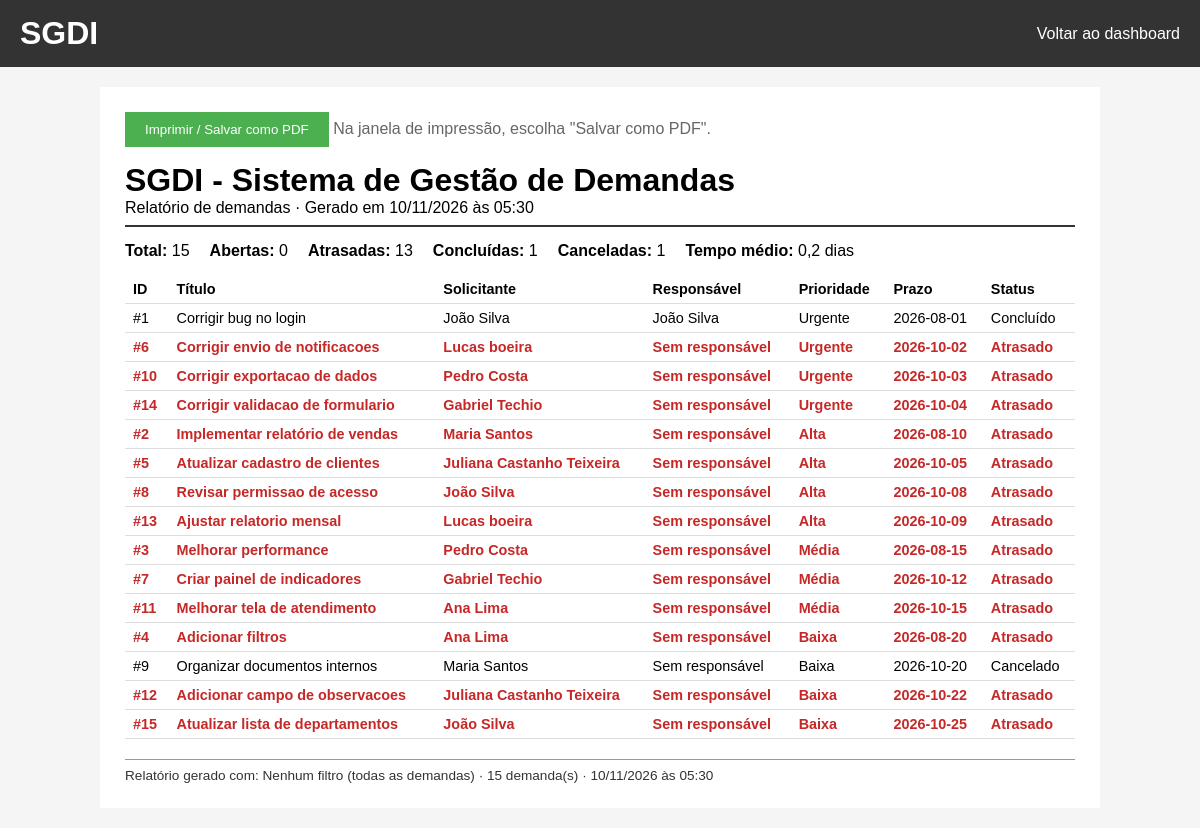
Page /dashboard/relatorio (signed in) on the committed database.
### tables this page shows
CREATE TABLE demandas (
    id INTEGER PRIMARY KEY AUTOINCREMENT,
    titulo TEXT NOT NULL,
    descricao TEXT,
    solicitante TEXT,
    solicitante_id INTEGER,
    data_criacao TEXT,
    prioridade TEXT,
    prazo TEXT,
    status TEXT NOT NULL DEFAULT 'Aberto',
    responsavel TEXT,
    responsavel_id INTEGER,
    data_conclusao TEXT,
    FOREIGN KEY (solicitante_id) REFERENCES solicitantes (id),
    FOREIGN KEY (responsavel_id) REFERENCES solicitantes (id)
);

### app.py (the view)
@app.route('/dashboard/relatorio')
@requer_permissao('ver_painel')
def dashboard_relatorio():
    filtros = ler_filtros_dashboard(request.args)
    conn = get_db()
    cursor = conn.cursor()
    dados = calcular_dashboard(conn, filtros)
    linhas = linhas_relatorio(conn, filtros)
    registrar_log(cursor, 'EXPORTAR_RELATORIO', 'relatorio', None,
                  f"formato=impressao/pdf; linhas={len(linhas)}; filtros={dados['filtros_texto']}")
    conn.commit()
    conn.close()
    return render_template('relatorio.html', empresa=NOME_EMPRESA, dados=dados, linhas=linhas,
                           gerado_em=datetime.now().strftime('%d/%m/%Y às %H:%M'))

### app.py (called while the page is built, shortened)
def requer_permissao(permissao, resposta_json=False):
    def decorador(funcao):
        @wraps(funcao)
        def interna(*args, **kwargs):
            if pode(permissao):
                return funcao(*args, **kwargs)
        return interna
    return decorador

@app.context_processor
def injetar_perfil():
    return {'pode': pode, 'perfil_rotulo': ROTULOS_PERFIL[perfil_atual()]}

@app.before_request
def verificar_login():
    if requisicao_api():
        return None
    if 'email' not in session and request.endpoint not in ['login', 'logout', 'static']:
        return redirect(url_for('login'))

### core.py (called while the page is built)
def caminho_banco():
    return os.environ.get('SGDI_DB', 'demandas.db')

def get_db():
    conn = sqlite3.connect(caminho_banco())
    conn.row_factory = sqlite3.Row
    return conn

def agora():
    return datetime.now().strftime('%Y-%m-%d %H:%M:%S')

def requisicao_api():
    return request.path == '/api' or request.path.startswith('/api/')

def usuario_atual():
    usuario_api = g.get('usuario_api')
    if usuario_api:
        return usuario_api
    if 'usuario_id' in session:
        return {
            'id': session.get('usuario_id'),
            'nome': session.get('usuario'),
            'email': session.get('email'),
            'perfil': session.get('perfil'),
        }
    return None

def perfil_atual():
    usuario = usuario_atual()
    perfil = usuario.get('perfil') if usuario else None
    return perfil if perfil in PERMISSOES_POR_PERFIL else PERFIL_USUARIO

def pode(permissao):
    return permissao in PERMISSOES_POR_PERFIL[perfil_atual()]

def registrar_log(cursor, acao, entidade, entidade_id, detalhes=None,
                  usuario_id=None, usuario_nome=None):
    usuario = usuario_atual() or {}
    if g.get('origem') == 'api':
        detalhes = f"{detalhes}; origem=api" if detalhes else 'origem=api'
    cursor.execute(
        """INSERT INTO logs (data_hora, usuario_id, usuario_nome, acao,
                             entidade, entidade_id, detalhes, ip)
           VALUES (?, ?, ?, ?, ?, ?, ?, ?)""",
        (
            agora(),
            usuario_id if usuario_id is not None else usuario.get('id'),
            usuario_nome if usuario_nome is not None else usuario.get('nome'),
            acao, entidade, entidade_id, detalhes, request.remote_addr,
        )
    )

def _data_valida(texto):
    try:
        datetime.strptime(texto, '%Y-%m-%d')
        return texto
    except ValueError:
        return ''

### templates/relatorio.html (shortened to what this page needs)
<!DOCTYPE html>
<html lang="pt-br">
<head>
    <link rel="stylesheet" href="{{ url_for('static', filename='style.css') }}">
</head>
<body>
<div class="header">
    <h1>SGDI</h1>
    <div class="menu"><a href="/dashboard">Voltar ao dashboard</a></div>
</div>
<div class="relatorio">
    <div class="no-print" style="margin-bottom: 15px;">
        <button type="button" onclick="window.print()" style="background-color:#4CAF50;">Imprimir / Salvar como PDF</button>
        <span class="text-muted">Na janela de impressão, escolha "Salvar como PDF".</span>
    </div>
    <div class="relatorio-cab">
        <h1>{{ empresa }}</h1>
        <div>Relatório de demandas · Gerado em {{ gerado_em }}</div>
    </div>
    <div class="relatorio-resumo">
        <div><strong>Total:</strong> {{ dados.total }}</div>
        <div><strong>Abertas:</strong> {{ dados.status['Aberto'].n }}</div>
        <div><strong>Atrasadas:</strong> {{ dados.status['Atrasado'].n }}</div>
        <div><strong>Concluídas:</strong> {{ dados.status['Concluído'].n }}</div>
        <div><strong>Canceladas:</strong> {{ dados.status['Cancelado'].n }}</div>
        <div><strong>Tempo médio:</strong>
            {% if dados.tempo_medio.dias is none %}-{% else %}{{ dados.tempo_medio.dias|string|replace('.', ',') }} dias{% endif %}
        </div>
    </div>
    <table>
        <thead>
            <tr>
                <th>ID</th><th>Título</th><th>Solicitante</th><th>Responsável</th>
                <th>Prioridade</th><th>Prazo</th><th>Status</th>
            </tr>
        </thead>
        <tbody>
            {% for l in linhas %}
            <tr class="{{ 'linha-atrasada' if l['status_exibido'] == 'Atrasado' else '' }}">
                <td>#{{ l['id'] }}</td>
                <td>{{ l['titulo'] }}</td>
                <td>{{ l['solicitante'] }}</td>
                <td>{{ l['responsavel'] }}</td>
                <td>{{ l['prioridade'] }}</td>
                <td>{{ l['prazo'] }}</td>
                <td>{{ l['status_exibido'] }}</td>
            </tr>
            {% else %}
            <tr><td colspan="7" class="text-muted">Nenhuma demanda para os filtros selecionados.</td></tr>
            {% endfor %}
        </tbody>
    </table>
    <div class="relatorio-rodape">
        Relatório gerado com: {{ dados.filtros_texto }} · {{ linhas|length }} demanda(s) · {{ gerado_em }}
    </div>
</div>
</body>
</html>

### static/style.css (style rules this page uses)
* { box-sizing: border-box; }
body { font-family: Arial, sans-serif; background-color: #f5f5f5; padding: 0; margin: 0; display: flex; flex-direction: column; min-height: 100vh; }
.header { background-color: #333; color: white; padding: 15px 20px; display: flex; flex-wrap: wrap; justify-content: space-between; align-items: center; gap: 15px; }
.header h1 { margin: 0; }
.menu { display: flex; flex-wrap: wrap; align-items: center; gap: 15px; }
.menu a { color: white; text-decoration: none; }
button { background-color: #4CAF50; color: white; padding: 10px 20px; border: none; cursor: pointer; }
button[type="button"] { background-color: #808080; }
table { border-collapse: collapse; width: 100%; margin-bottom: 20px; }
th, td { padding: 12px; text-align: left; }
.text-muted { color: #666; }
.linha-atrasada td { color: #c62828; font-weight: bold; }
.relatorio { max-width: 1000px; margin: 20px auto; background: white; padding: 25px; width: 100%; }
.relatorio-cab { border-bottom: 2px solid #333; margin-bottom: 15px; padding-bottom: 8px; }
.relatorio-cab h1 { margin: 0; }
.relatorio-resumo { display: flex; flex-wrap: wrap; gap: 20px; margin-bottom: 15px; }
.relatorio-rodape { border-top: 1px solid #999; margin-top: 15px; padding-top: 8px; font-size: 0.85rem; color: #333; }
.relatorio table th, .relatorio table td { border-bottom: 1px solid #ddd; padding: 6px 8px; font-size: 0.9rem; }

### rows in the picture
demandas: id "1", titulo "Corrigir bug no login", solicitante "João Silva", responsavel "João Silva", prioridade "Urgente", prazo "2026-08-01", status_exibido "Concluído"
demandas: id "6", titulo "Corrigir envio de notificacoes", solicitante "Lucas boeira", responsavel "Sem responsável", prioridade "Urgente", prazo "2026-10-02", status_exibido "Atrasado"
demandas: id "10", titulo "Corrigir exportacao de dados", solicitante "Pedro Costa", responsavel "Sem responsável", prioridade "Urgente", prazo "2026-10-03", status_exibido "Atrasado"
demandas: id "14", titulo "Corrigir validacao de formulario", solicitante "Gabriel Techio", responsavel "Sem responsável", prioridade "Urgente", prazo "2026-10-04", status_exibido "Atrasado"
demandas: id "2", titulo "Implementar relatório de vendas", solicitante "Maria Santos", responsavel "Sem responsável", prioridade "Alta", prazo "2026-08-10", status_exibido "Atrasado"
demandas: id "5", titulo "Atualizar cadastro de clientes", solicitante "Juliana Castanho Teixeira", responsavel "Sem responsável", prioridade "Alta", prazo "2026-10-05", status_exibido "Atrasado"
demandas: id "8", titulo "Revisar permissao de acesso", solicitante "João Silva", responsavel "Sem responsável", prioridade "Alta", prazo "2026-10-08", status_exibido "Atrasado"
demandas: id "13", titulo "Ajustar relatorio mensal", solicitante "Lucas boeira", responsavel "Sem responsável", prioridade "Alta", prazo "2026-10-09", status_exibido "Atrasado"
demandas: id "3", titulo "Melhorar performance", solicitante "Pedro Costa", responsavel "Sem responsável", prioridade "Média", prazo "2026-08-15", status_exibido "Atrasado"
demandas: id "7", titulo "Criar painel de indicadores", solicitante "Gabriel Techio", responsavel "Sem responsável", prioridade "Média", prazo "2026-10-12", status_exibido "Atrasado"
demandas: id "11", titulo "Melhorar tela de atendimento", solicitante "Ana Lima", responsavel "Sem responsável", prioridade "Média", prazo "2026-10-15", status_exibido "Atrasado"
demandas: id "4", titulo "Adicionar filtros", solicitante "Ana Lima", responsavel "Sem responsável", prioridade "Baixa", prazo "2026-08-20", status_exibido "Atrasado"
demandas: id "9", titulo "Organizar documentos internos", solicitante "Maria Santos", responsavel "Sem responsável", prioridade "Baixa", prazo "2026-10-20", status_exibido "Cancelado"
demandas: id "12", titulo "Adicionar campo de observacoes", solicitante "Juliana Castanho Teixeira", responsavel "Sem responsável", prioridade "Baixa", prazo "2026-10-22", status_exibido "Atrasado"
demandas: id "15", titulo "Atualizar lista de departamentos", solicitante "João Silva", responsavel "Sem responsável", prioridade "Baixa", prazo "2026-10-25", status_exibido "Atrasado"

### other values in the picture
{{ empresa }} "SGDI - Sistema de Gestão de Demandas"
{{ dados.total }} "15"
{{ dados.status['Aberto'].n }} "0"
{{ dados.status['Atrasado'].n }} "13"
{{ dados.status['Concluído'].n }} "1"
{{ dados.status['Cancelado'].n }} "1"
{{ dados.tempo_medio.dias|string|replace('.', ',') }} "0,2"
{{ dados.filtros_texto }} "Nenhum filtro (todas as demandas)"
{{ linhas|length }} "15"
